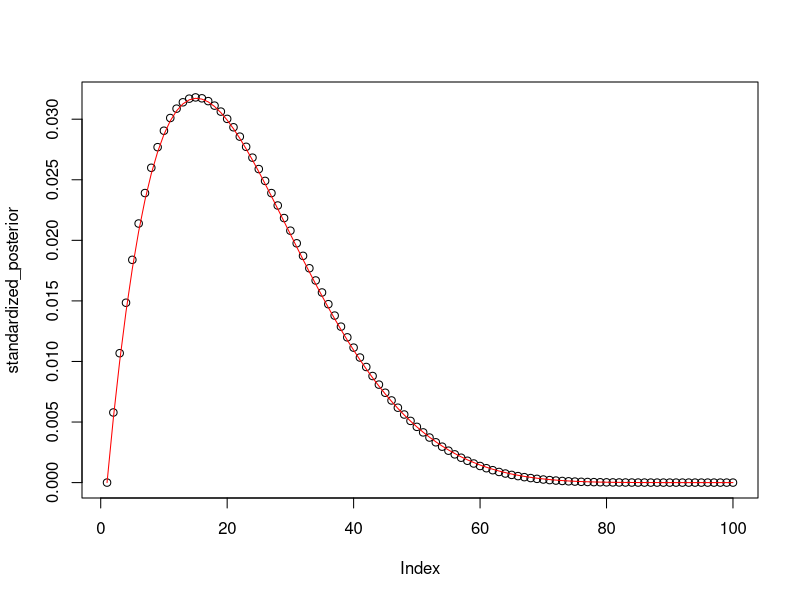

Write the R code that produced this figure.
## ---- chunk 1
a <- 2
b <- 4

scale <- gamma(a+b) / (gamma(a) * gamma(b))
p_grid<-seq(0,1,length.out = 100)

prior_theta <- function(a,b){
  length_x <- 100
  theta <- seq(0,1,length.out = length_x)
  p_theta <- scale * (theta^(a-1)) * ((1-theta)^(b-1))
  return(p_theta/100)
}

lik_y <- function(ptheta){
  length_y <- 100
  y <- seq(0,1, length.out = length_y)
  p_y <- (ptheta^y)*((1-ptheta)^y)
  return(p_y)
}

theta <- prior_theta(a,b)

prob_y <- lik_y(theta)
prob_y

unstandardized_posterior <- prob_y*theta

standardized_posterior <- unstandardized_posterior/sum(unstandardized_posterior)


post_check <- dbeta(seq(0,1,length.out = 100), 2, 7)/100


plot(standardized_posterior);lines(post_check, col = "red")




